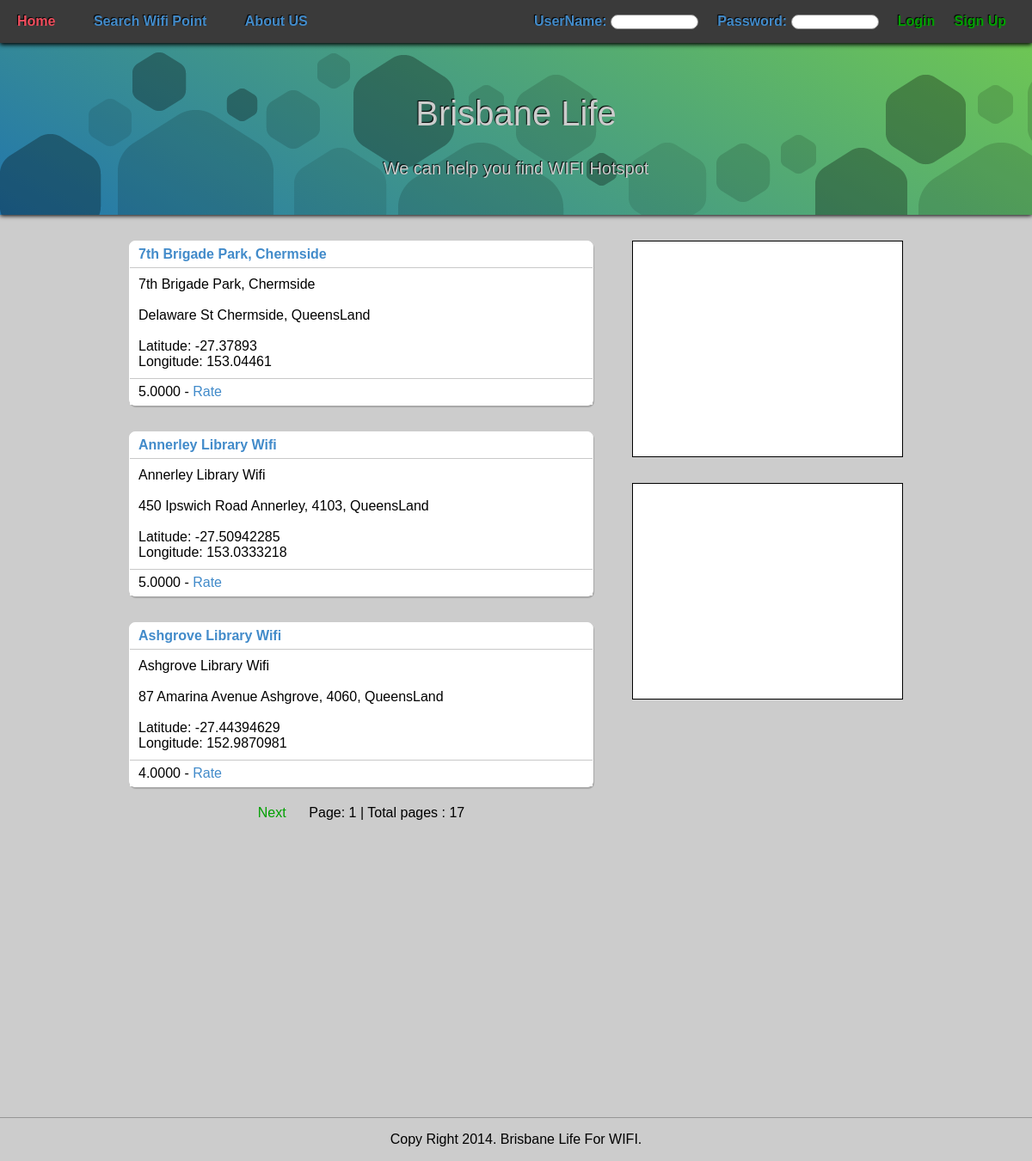
The page / on the database its author committed.
### tables this page shows
CREATE TABLE `Items` (
  `ID` varchar(255) NOT NULL,
  `NAME` varchar(255) DEFAULT NULL,
  `ADDRESS` varchar(255) DEFAULT NULL,
  `SUBURB` varchar(255) DEFAULT NULL,
  `Latitude` double DEFAULT NULL,
  `Longitude` double DEFAULT NULL,
  PRIMARY KEY (`ID`)
);

### index.php (the view, shortened to what this page needs)
<!DOCTYPE html>
<html>
	<head>
		<?php include 'head.inc';?>
		<?php
			require('core.php');
			$page_display_num = 3;
			$current_page_num = parse_pagenum();
			$rows = sql_query_page("select * from Items I left join (select AVG(RATE) as RATE, ITEMID from Reviews group by ITEMID) R  on  I.ID = R.ITEMID",$current_page_num, $page_display_num);
			$counts = sql_query_table_count("Items");
			$total_page_num = get_total_pagenum($page_display_num, $counts);
		?>
	</head>
	<body>
		<div class="whole-page">
			<?php include 'menu.inc';?>
			<div class="header">
				<div class="head">
				<span class="Header-B">B</span>risbane <span class="Header-L">L</span>ife
				</div>
				<div class="header-description"> We can help you find WIFI Hotspot </div>
			</div>
			<div class="whole-content">
				<div class="left-box">
					<?php
						foreach($rows as $row) {
					?>
					<div class="content">
						<div class="content-head">
							<a href="./content.php?<?php echo $row['ID']?>" ><?php echo $row['NAME'] ?></a>
						</div>
						<div class="content-main" itemscope itemtype="http://schema.org/Place">
							<span itemprop="name"><?php echo $row['NAME'] ?></span>
							<br/><br/>
							<div itemprop="address" itemscope itemtype="http://schema.org/PostalAddress">
							    <span itemprop="streetAddress"><?php echo $row['ADDRESS'] ?></span>
							    <span itemprop="addressLocality"><?php echo $row['SUBURB'] ?></span>,
							    <span itemprop="addressRegion">QueensLand</span>
							 </div>
							 <br/>
							 <div itemprop="geo" itemscope itemtype="http://schema.org/GeoCoordinates">
							    Latitude: <?php echo $row['Latitude'] ?><br/>
							    Longitude: <?php echo $row['Longitude'] ?>
							  </div>
						</div>
						<div class="content-foot">
							<span class="foot-like">
								<?php
									if($row['RATE'])
										echo $row['RATE'];
									else
										echo 'No ';
								?>
								- <a class="like-button" href="#" >Rate </a></span>
						</div>
					</div>
					<?php
						}
					?>
					<div class="page">
						<?php
							if(count($rows) <= 0) {
								echo "No Items";
							} else {
								echo get_page_html($current_page_num, $total_page_num);
							}
						?>
					</div>
				</div>
				<div class="right-box">
					<div class="map" id="map-canvas">
					</div>
					<div class="map" id="map-canvas2">
					</div>
				</div>
			</div>
			<?php include 'footer.inc';?>
		</div>
	</body>
</html>

### head.inc (shortened to what this page needs)
<link href="./style/style.css" rel="stylesheet" type="text/css"/>
<link href="./style/smallDevice.css" rel="stylesheet" type="text/css" media="only screen and (max-width: 900px), only screen and (max-device-width: 480px)" />

### menu.inc (shortened to what this page needs)
<div class="menu-div" id="menu-div">
	<nav class="nav">
		<ul class="menu">
			<li id='menu-home' class="menu-home">
				<a id="asd" href="./index.php">Home</a>
			</li>
			<li id="menu-search">
				<a href="./search.php">Search Wifi Point</a>
			</li>
			<li id="menu-aboutus">
				<a href="./aboutus.php">About US</a>
			</li>
		</ul>
	</nav>
	<div id='login' class="login">
		<?php
			if(!empty($_SESSION['username']) ) {
				echo "Welcome {$_SESSION['username']}&nbsp;&nbsp;&nbsp;";
				echo "<a class='login-button blue-button' href='index.php?logout=true' >Logout</a>&nbsp;&nbsp;&nbsp;";
				if($_SESSION['username'] == 'admin') {
					echo "<a class='login-button blue-button' href='admin.php' >Admin Page</a>&nbsp;&nbsp;&nbsp;";
				}
			} else {
		?>
		<form class='login-form' id='login-form' method='post' action="<?php echo $_SERVER['REQUEST_URI'];?>">
		UserName: <input id='input-username' class="login-inputbox username" type="text" name="username" /> &nbsp;&nbsp;&nbsp;
		Password: <input class="login-inputbox password" type="password" name="password"/> &nbsp;&nbsp;&nbsp;
		<a   class="login-button blue-button" href="#" onclick='document.getElementById("login-form").submit();'>Login</a> &nbsp;&nbsp;&nbsp;
		<a   class="signup-button blue-button" href="./signup.php" >Sign Up</a>
		</form>
		<?php } ?>
	</div>
</div>

### core.php (shortened to what this page needs)
<?php
	function db_connect() {
		try {
			$dbh = new PDO("mysql:host=". DB_HOST . ";dbname=" . DB_DATABASENAME, DB_USER, DB_PASS);
			return($dbh);
		}
		catch(PDOException $e)
		{
			echo $e->getMessage();
		}
	}
	function sql_query_table_count($table_name) {
		$db = db_connect();
		$stmt = $db->prepare("SELECT COUNT(*) FROM $table_name");
		$stmt->execute();
		return $stmt->fetchColumn();
	}
	function sql_query_page($sql_str, $page_num, $show_num) {
		$offset = ($page_num-1) * $show_num;
		$sql_str = $sql_str . " limit $offset,$show_num";
		$db = db_connect();
		$stmt = $db->query($sql_str);
		if(!empty($stmt)) {
			$res = $stmt->fetchAll(PDO::FETCH_ASSOC);
			return $res;
		}
		return array();
	}
	function parse_pagenum() {
		$url = $_SERVER['REQUEST_URI'];
		$parsedURL = parse_url($url,PHP_URL_QUERY);
		if($parsedURL=="") {
			return 1;
		}
	}
	function get_total_pagenum($page_display_num, $counts) {
		return (int)($counts / $page_display_num) + 1;
	}
	function get_page_html($current_page_num, $total_page_num) {
		$page_html = "";
		if($current_page_num < $total_page_num)	{
			$page_html = $page_html . "<a href='{$_SERVER['PHP_SELF']}?".http_build_query($_GET)."'>Next </a>&nbsp;&nbsp;&nbsp;&nbsp;";
		}
		$page_html = $page_html . " Page:  $current_page_num  | Total pages : $total_page_num";
		return $page_html;
	}
?>

### footer.inc
<div class="footer" id="footer">Copy Right 2014. Brisbane Life For WIFI. </div>

### style/style.css (style rules this page uses)
* { margin: 0; padding: 0; font-family:"Source Sans Pro",sans-serif; }
html,body { background-color:#cccccc; height: 100%; }
input { border: 1px solid #969696; }
a { text-decoration: none !important; }
.whole-page { margin : 0 auto; }
.whole-content { margin : 0 auto; padding : 0; max-width: 900px; min-height:1000px; }
.menu-div { height:50px; line-height: 50px; position:fixed; z-index: 99; width:100%; background-color:#3A3A3A; top:0; left:0; color: #428bca; font-weight:bold; box-shadow: 0px 2px 5px black; text-shadow: -1px -1px 1px #000; }
.menu { float:left; }
.menu li { display: inline; list-style-type: none; margin:0px 10px; padding:10px 10px; }
.menu li > a { color: #428bca; }
.menu > .current > a { color: #f04c5c; }
.login { float:right; margin-right:30px; }
.login-form > a { color:#00a000; }
.login-inputbox { width:100px; border-radius:17px; }
.footer { border-top: 1px solid #969696; height:50px; text-align:center; line-height:50px; margin-top:50px; }
.page { margin-top:15px; text-align:center; height:30px; line-height:30px; }
.page > a { color:#00a000; }
.header { color:#cccccc; text-shadow: -1px -1px 1px #000; box-shadow: 0px 1px 5px black; text-align:center; margin-top:50px; height:200px; background-image: url('../image/bg.png'), linear-gradient(30deg,#2276ad,#6ec654); }
.header > .head { font-size:40px; padding-top:60px; }
.header > .header-description { font-size:20px; margin-top:30px; }
.content { border:1px solid white; border-collapse:collapse; border-radius:7px; box-shadow: 1px 2px 1px 0 rgba(0, 0, 0, 0.18); background-color:white; margin-top:30px; }
.content-head { height:30px; line-height: 30px; border-bottom: 1px solid #c8c8c8; padding-left:10px; color:#428bca; font-weight:bold; }
.content-head > a { color:#428bca; }
.content-main { margin:10px 10px; }
.like-button { color:#428bca; }
.content-foot { height:30px; line-height: 30px; background-color:white; padding-left:10px; border-top: 1px solid #c8c8c8; }
.left-box { float:left; width:60%; margin-bottom:50px; }
.right-box { width:35%; float:right; }
.map { margin:30px 0px; border:1px solid black; background-color:white; font-size:40px; height:250px; }

### style/smallDevice.css (style rules this page uses)
.nav { position: relative; }
.nav ul { min-width: 180px; background: #3A3A3A url('../image/icon-menu.png') no-repeat 10px 20px; }
.nav li { display: none; margin: 0; padding :0; padding-left:30px; }
.nav .current { display: block; }
.nav a { display: block; text-align: left; }
.nav .current a { background: none; }
.login { display: none; }
.left-box { float:none; margin: 0px 20px; width:90%; }
.right-box { float:none; margin: 0px 20px; width:90%; }

### rows shown on the page
items: NAME "7th Brigade Park, Chermside", ADDRESS "Delaware St", SUBURB "Chermside", Latitude "-27.37893", Longitude "153.04461", RATE "5.0000"
items: NAME "Annerley Library Wifi", ADDRESS "450 Ipswich Road", SUBURB "Annerley, 4103", Latitude "-27.50942285", Longitude "153.0333218", RATE "5.0000"
items: NAME "Ashgrove Library Wifi", ADDRESS "87 Amarina Avenue", SUBURB "Ashgrove, 4060", Latitude "-27.44394629", Longitude "152.9870981", RATE "4.0000"

### other values the page prints
get_page_html($current_page_num, $total_page_num) "Page: 1 | Total pages : 17"
